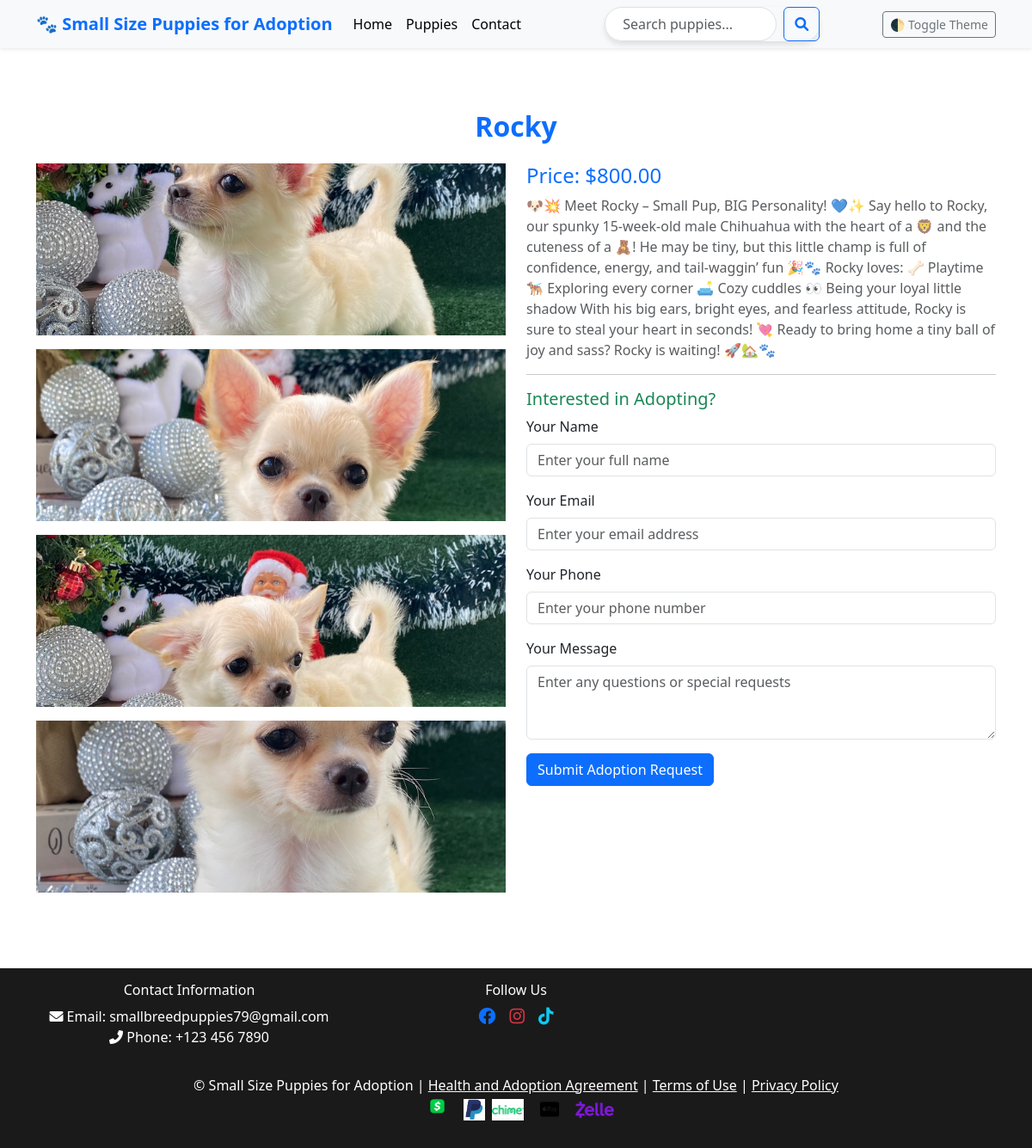
The page /puppy/5/ on the database its author committed.
### store/models.py (models this page shows, shortened)
class Puppy(models.Model):
    name = models.CharField(max_length=255)
    breed = models.CharField(max_length=255)
    description = models.TextField()
    price = models.DecimalField(max_digits=10, decimal_places=2)
    is_adopted = models.BooleanField(default=False)
    created_at = models.DateTimeField(auto_now_add=True)
    age = models.PositiveBigIntegerField(default=16)
    gender = models.CharField(max_length=255)
    registration = models.CharField(max_length=255)

class PuppyImage(models.Model):
    puppy = models.ForeignKey(Puppy, related_name='images', on_delete=models.CASCADE)
    image = models.ImageField(upload_to='puppy_images/')

### store/views.py (the view)
# urls.py: path('puppy/<int:pk>/', views.puppy_detail, name='puppy_detail'),
def puppy_detail(request, pk):
    puppy = get_object_or_404(Puppy, pk=pk)
    return render(request, 'store/puppy_detail.html', {'puppy': puppy})

### store/templates/store/puppy_detail.html (shortened to what this page needs)
{% extends "store/base.html" %}
{% block content %}
<div class="container my-5">
    <h2 class="text-center text-primary mb-4 fw-bold">{{ puppy.name }}</h2>
    <div class="row">
        <div class="col-12 col-md-6">
            {% for puppy_image in puppy.images.all %}
                <img src="{{ puppy_image.image.url }}" class="img-fluid mb-3 puppy-thumbnail" alt="{{ puppy.name }} Image" data-bs-toggle="modal" data-bs-target="#imageModal" data-bs-image="{{ puppy_image.image.url }}">
            {% empty %}
                <p>No images available for this puppy.</p>
            {% endfor %}
        </div>
        <div class="col-12 col-md-6">
            <h4 class="text-primary">Price: ${{ puppy.price }}</h4>
            <p class="text-muted">{{ puppy.description }}</p>
            <hr>
            <h5 class="text-success">Interested in Adopting?</h5>
            <form action="{% url 'adopt' puppy.id %}" method="POST">
                <div class="mb-3">
                    <label for="name" class="form-label">Your Name</label>
                    <input type="text" class="form-control" id="name" name="name" placeholder="Enter your full name" required>
                </div>
                <div class="mb-3">
                    <label for="email" class="form-label">Your Email</label>
                    <input type="email" class="form-control" id="email" name="email" placeholder="Enter your email address" required>
                </div>
                <div class="mb-3">
                    <label for="phone" class="form-label">Your Phone</label>
                    <input type="tel" class="form-control" id="phone" name="phone" placeholder="Enter your phone number" required>
                </div>
                <div class="mb-3">
                    <label for="message" class="form-label">Your Message</label>
                    <textarea class="form-control" id="message" name="message" rows="3" placeholder="Enter any questions or special requests" required></textarea>
                </div>
                <button type="submit" class="btn btn-primary">Submit Adoption Request</button>
            </form>
        </div>
    </div>
</div>
{% endblock %}

### store/templates/store/base.html (style rules this page uses)
html { transition: background-color 0.3s, color 0.3s; }

### store/templates/store/puppy_detail.html (style rules this page uses)
.puppy-thumbnail { width: 100%; height: 200px; object-fit: cover; transition: transform 0.3s ease, box-shadow 0.3s ease; }

### rows shown on the page
Puppy: name "Rocky", price "800.00", description "🐶💥 Meet Rocky – Small Pup, BIG Personality! 💙✨ Say hello to Rocky, our spunky 15-week-old male Chihuahua with the heart of a 🦁 and the cuteness of a 🧸! He may be tiny, but this little champ is full of confidence, energy, and tail-waggin’ fun 🎉🐾 Rocky loves: 🦴 Playtime 🐕‍🦺 Exploring every corner 🛋️ Cozy cuddles 👀 Being your loyal little shadow With his big ears, bright eyes, and fearless attitude, Rocky is sure to steal your heart in seconds! 💘 Ready to bring home a tiny ball of joy and sass? Rocky is waiting! 🚀🏡🐾"
PuppyImage: image (picture)
PuppyImage: image (picture)
PuppyImage: image (picture)
PuppyImage: image (picture)
